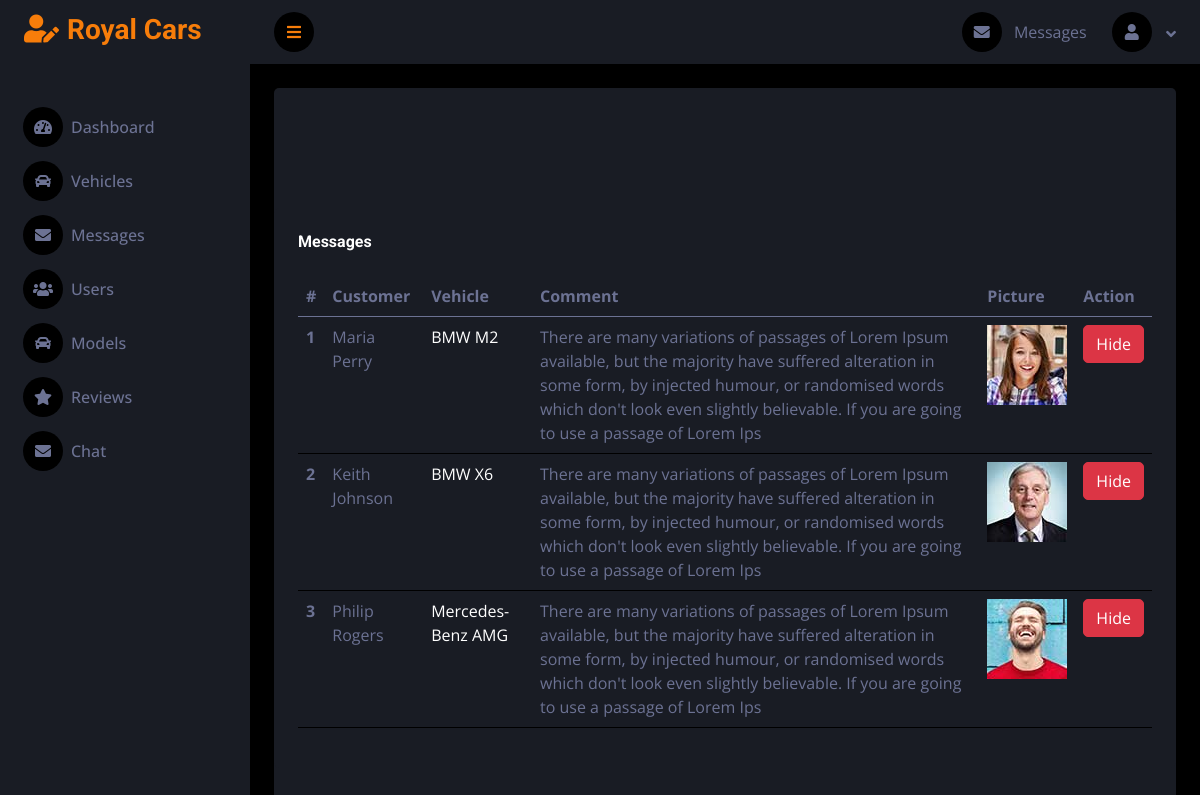
Page /admin/reviews.php on the committed database.
### tables this page shows
CREATE TABLE `reviews` (
  `reviews_id` int(255) NOT NULL,
  `customer_id` int(255) NOT NULL,
  `vehicle_id` int(255) NOT NULL,
  `comment` varchar(255) NOT NULL,
  `active` tinyint(1) NOT NULL DEFAULT 0,
  `date` datetime NOT NULL DEFAULT current_timestamp(),
  `avatar_src` varchar(255) NOT NULL
);

CREATE TABLE `customer` (
  `customer_id` int(255) NOT NULL,
  `first_name` varchar(50) NOT NULL,
  `last_name` varchar(70) NOT NULL,
  `email` varchar(255) NOT NULL,
  `password` varchar(255) NOT NULL,
  `phone` varchar(20) NOT NULL,
  `driver_license` int(10) NOT NULL,
  `birth_date` date NOT NULL,
  `role_id` int(255) NOT NULL
);

CREATE TABLE `vehicle` (
  `vehicle_id` int(255) NOT NULL,
  `vehicle_name` varchar(100) NOT NULL,
  `model_year` date NOT NULL,
  `gearshift` varchar(50) NOT NULL,
  `description` varchar(1000) NOT NULL,
  `consuption` int(20) NOT NULL,
  `licencse_plate` varchar(100) NOT NULL,
  `model_id` int(255) NOT NULL,
  `price_id` int(255) NOT NULL,
  `img_id` int(255) DEFAULT NULL,
  `date_add` date NOT NULL DEFAULT current_timestamp()
);

### admin/reviews.php (the view, shortened to what this page needs)
<?php
include_once "header.php";
include_once "sidebar.php";
global $conn;
$query = "SELECT r.*,c.first_name,c.last_name,v.vehicle_name
          FROM reviews r INNER JOIN customer c ON r.customer_id = c.customer_id INNER JOIN vehicle v ON r.vehicle_id=v.vehicle_id";
$select = $conn->query($query);
$allReviews =  $select->fetchAll();
?>
    <div class="content">
    <?php include "navbar.php"; ?>
    <div class="container-fluid pt-4 px-4">
        <div class="row vh-100 bg-secondary rounded align-items-center justify-content-center mx-0">
            <div class="bg-secondary rounded p-4">
                <h6 class="mb-4">Messages</h6>
                <table class="table table-hover">
                    <thead>
                    <tr>
                        <th scope="col">#</th>
                        <th scope="col">Customer</th>
                        <th scope="col">Vehicle</th>
                        <th scope="col">Comment</th>
                        <th scope="col">Picture</th>
                        <th scope="col">Action</th>
                    </tr>
                    </thead>
                    <tbody>
                    <?php $nmbr = 1; foreach ($allReviews as $r): ?>
                        <tr>
                            <th scope="row"><?= $nmbr ?></th>
                            <td><?= $r->first_name ." ".$r->last_name ?></td>
                            <td class="text-white"><?=$r->vehicle_name ?></td>
                            <td><?= $r->comment ?></td>
                            <td><img src="../img/<?= $r->avatar_src ?>" alt="<?= $r->first_name?>-avatar"></td>
                            <td id="actionRev-<?= $r->reviews_id ?>">
                                <?php if($r->active): ?>
                                    <p class="btn btn-success hideReview" id = "<?= $r->reviews_id ?>">Show</p>
                                <?php else: ?>
                                    <p class="btn btn-danger hideReview" id = "<?= $r->reviews_id ?>">Hide</p>
                                <?php endif; ?>
                            </td>
                        </tr>
                        <?php $nmbr++; endforeach; ?>
                    </tbody>
                </table>
            </div>
        </div>
    </div>
<?php include "footer.php"; ?>

### admin/css/style.css (style rules this page uses)
:root { --primary: #F77D0A; --secondary: #191C24; --light: #6C7293; --dark: #000000; }
.btn { transition: .5s; }
.content { margin-left: 250px; min-height: 100vh; background: var(--dark); transition: 0.5s; }
@media (min-width: 992px) { .content { width: calc(100% - 250px); } }

### rows in the picture
reviews: customer.first_name "Maria", customer.last_name "Perry", vehicle.vehicle_name "BMW M2", comment "There are many variations of passages of Lorem Ipsum available, but the majority have suffered alteration in some form, by injected humour, or randomised words which don't look even slightly believable. If you are going to use a passage of Lorem Ips", avatar_src (picture)
reviews: customer.first_name "Keith", customer.last_name "Johnson", vehicle.vehicle_name "BMW X6", comment "There are many variations of passages of Lorem Ipsum available, but the majority have suffered alteration in some form, by injected humour, or randomised words which don't look even slightly believable. If you are going to use a passage of Lorem Ips", avatar_src (picture)
reviews: customer.first_name "Philip", customer.last_name "Rogers", vehicle.vehicle_name "Mercedes-Benz AMG", comment "There are many variations of passages of Lorem Ipsum available, but the majority have suffered alteration in some form, by injected humour, or randomised words which don't look even slightly believable. If you are going to use a passage of Lorem Ips", avatar_src (picture)
